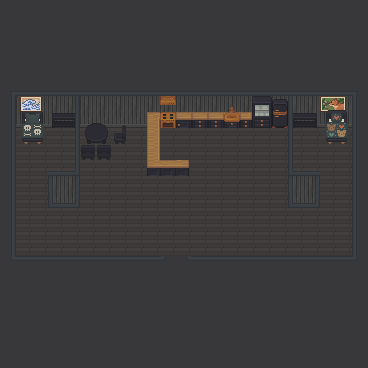

A 2D game scene composited from a Tiled map and its tileset images. What follows is a short description and the map's XML, with every tile layer's data as written:
An orthogonal 23x23 tile map with 16x16 px tiles, 4 tile layers (Bottom Layer, Ledge Layer, Collision Layer, Top Layer) and 2 objects.

<map version="1.10" tiledversion="1.10.2" orientation="orthogonal" renderorder="right-down" width="23" height="23" tilewidth="16" tileheight="16" infinite="0" nextlayerid="6" nextobjectid="5">
 <editorsettings>
  <export target="../../config/Noah-Carson-House.json" format="json" />
 </editorsettings>
 <tileset firstgid="1" source="globals.tsx" />
 <layer id="1" name="Bottom Layer" width="23" height="23">
  <data encoding="csv">
8657,8657,8657,8657,8657,8657,8657,8657,8657,8657,8657,8657,8657,8657,8657,8657,8657,8657,8657,8657,8657,8657,8657,
8657,8657,8657,8657,8657,8657,8657,8657,8657,8657,8657,8657,8657,8657,8657,8657,8657,8657,8657,8657,8657,8657,8657,
8657,8657,8657,8657,8657,8657,8657,8657,8657,8657,8657,8657,8657,8657,8657,8657,8657,8657,8657,8657,8657,8657,8657,
8657,8657,8657,8657,8657,8657,8657,8657,8657,8657,8657,8657,8657,8657,8657,8657,8657,8657,8657,8657,8657,8657,8657,
8657,8657,8657,8657,8657,8657,8657,8657,8657,8657,8657,8657,8657,8657,8657,8657,8657,8657,8657,8657,8657,8657,8657,
8657,8657,8657,8657,8657,8657,8657,8657,8657,8657,8657,8657,8657,8657,8657,8657,8657,8657,8657,8657,8657,8657,8657,
8657,12977,12977,12977,12977,12977,12977,12977,12977,12977,12977,12977,12977,12977,12977,12977,12977,12977,12977,12977,12977,12977,8657,
8657,13247,13247,13247,13247,13247,13247,13247,13247,13247,13247,13247,13247,13247,13247,13247,13247,13247,13247,13247,13247,13247,8657,
8657,18911,18911,18911,18911,18911,18911,18911,18911,18911,18911,18911,18911,18911,18911,18911,18911,18911,18911,18911,18911,18911,8657,
8657,18911,18911,18911,18911,18911,18911,18911,18911,18911,18911,18911,18911,18911,18911,18911,18911,18911,18911,18911,18911,18911,8657,
8657,18911,18911,18911,18911,18911,18911,18911,18911,18911,18911,18911,18911,18911,18911,18911,18911,18911,18911,18911,18911,18911,8657,
8657,18911,18911,12977,12977,18911,18911,18911,18911,18911,18911,18911,18911,18911,18911,18911,18911,18911,12977,12977,18911,18911,8657,
8657,18911,18911,13247,13247,18911,18911,18911,18911,18911,18911,18911,18911,18911,18911,18911,18911,18911,13247,13247,18911,18911,8657,
8657,18911,18911,18911,18911,18911,18911,18911,18911,18911,18911,18911,18911,18911,18911,18911,18911,18911,18911,18911,18911,18911,8657,
8657,18911,18911,18911,18911,18911,18911,18911,18911,18911,18911,18911,18911,18911,18911,18911,18911,18911,18911,18911,18911,18911,8657,
8657,18911,18911,18911,18911,18911,18911,18911,18911,18911,18911,18911,18911,18911,18911,18911,18911,18911,18911,18911,18911,18911,8657,
8657,8657,8657,8657,8657,8657,8657,8657,8657,8657,8657,8657,8657,8657,8657,8657,8657,8657,8657,8657,8657,8657,8657,
8657,8657,8657,8657,8657,8657,8657,8657,8657,8657,8657,8657,8657,8657,8657,8657,8657,8657,8657,8657,8657,8657,8657,
8657,8657,8657,8657,8657,8657,8657,8657,8657,8657,8657,8657,8657,8657,8657,8657,8657,8657,8657,8657,8657,8657,8657,
8657,8657,8657,8657,8657,8657,8657,8657,8657,8657,8657,8657,8657,8657,8657,8657,8657,8657,8657,8657,8657,8657,8657,
8657,8657,8657,8657,8657,8657,8657,8657,8657,8657,8657,8657,8657,8657,8657,8657,8657,8657,8657,8657,8657,8657,8657,
8657,8657,8657,8657,8657,8657,8657,8657,8657,8657,8657,8657,8657,8657,8657,8657,8657,8657,8657,8657,8657,8657,8657,
8657,8657,8657,8657,8657,8657,8657,8657,8657,8657,8657,8657,8657,8657,8657,8657,8657,8657,8657,8657,8657,8657,8657
</data>
 </layer>
 <layer id="2" name="Ledge Layer" width="23" height="23" locked="1">
  <data encoding="csv">
0,0,0,0,0,0,0,0,0,0,0,0,0,0,0,0,0,0,0,0,0,0,0,
0,0,0,0,0,0,0,0,0,0,0,0,0,0,0,0,0,0,0,0,0,0,0,
0,0,0,0,0,0,0,0,0,0,0,0,0,0,0,0,0,0,0,0,0,0,0,
0,0,0,0,0,0,0,0,0,0,0,0,0,0,0,0,0,0,0,0,0,0,0,
0,0,0,0,0,0,0,0,0,0,0,0,0,0,0,0,0,0,0,0,0,0,0,
0,0,0,0,0,0,0,0,0,0,0,0,0,0,0,0,0,0,0,0,0,0,0,
0,20362,20363,0,0,0,0,0,0,0,0,0,0,0,23264,23265,23266,23268,0,0,19289,19290,0,
0,55629,55630,0,28944,0,0,0,0,0,0,0,0,0,0,0,0,0,28943,0,55629,55630,0,
0,55899,55900,0,0,0,0,0,0,0,0,0,0,0,0,0,0,0,0,0,55899,55900,0,
0,0,0,0,0,0,0,0,0,0,0,0,0,0,0,0,0,0,0,0,0,0,0,
0,0,0,0,0,0,0,0,0,0,0,0,0,0,0,0,0,0,0,0,0,0,0,
0,0,0,11346,11347,0,0,0,0,0,0,0,0,0,0,0,0,0,0,0,0,0,0,
0,0,0,11611,11612,0,0,0,0,0,0,0,0,0,0,0,0,0,11611,11612,0,0,0,
0,0,0,0,0,0,0,0,0,0,0,0,0,0,0,0,0,0,0,0,0,0,0,
0,0,0,0,0,0,0,0,0,0,0,0,0,0,0,0,0,0,0,0,0,0,0,
0,0,0,0,0,0,0,0,0,0,0,0,0,0,0,0,0,0,0,0,0,0,0,
0,0,0,0,0,0,0,0,0,0,0,0,0,0,0,0,0,0,0,0,0,0,0,
0,0,0,0,0,0,0,0,0,0,0,0,0,0,0,0,0,0,0,0,0,0,0,
0,0,0,0,0,0,0,0,0,0,0,0,0,0,0,0,0,0,0,0,0,0,0,
0,0,0,0,0,0,0,0,0,0,0,0,0,0,0,0,0,0,0,0,0,0,0,
0,0,0,0,0,0,0,0,0,0,0,0,0,0,0,0,0,0,0,0,0,0,0,
0,0,0,0,0,0,0,0,0,0,0,0,0,0,0,0,0,0,0,0,0,0,0,
0,0,0,0,0,0,0,0,0,0,0,0,0,0,0,0,0,0,0,0,0,0,0
</data>
 </layer>
 <layer id="3" name="Collision Layer" width="23" height="23">
  <data encoding="csv">
0,0,0,0,0,0,0,0,0,0,0,0,0,0,0,0,0,0,0,0,0,0,0,
0,0,0,0,0,0,0,0,0,0,0,0,0,0,0,0,0,0,0,0,0,0,0,
0,0,0,0,0,0,0,0,0,0,0,0,0,0,0,0,0,0,0,0,0,0,0,
0,0,0,0,0,0,0,0,0,0,0,0,0,0,0,0,0,0,0,0,0,0,0,
0,0,0,0,0,0,0,0,0,0,0,0,0,0,0,0,0,0,0,0,0,0,0,
11073,11074,11074,11074,11074,11074,11074,11074,11074,11074,11074,11074,11074,11074,11074,11074,11074,11074,11074,11074,11074,11074,11075,
11343,0,0,0,0,0,0,0,0,0,0,0,0,0,0,0,0,0,0,0,55359,55360,11345,
11343,52755,52756,28943,11343,27605,27606,23040,0,23006,23531,23532,23533,23533,23534,23535,23536,23538,11345,28944,52731,52732,11345,
11343,53025,53026,0,11343,27875,27876,23310,0,23278,0,0,0,0,0,0,0,0,11345,0,53001,53002,11345,
11343,0,0,0,11343,23311,23311,0,0,23278,0,0,0,0,0,0,0,0,11345,0,0,0,11345,
11343,0,0,0,11612,0,0,0,0,23548,23549,23550,0,0,0,0,0,0,11611,0,0,0,11345,
11343,0,0,0,0,0,0,0,0,0,0,0,0,0,0,0,0,0,11346,11347,0,0,11345,
11343,0,0,0,0,0,0,0,0,0,0,0,0,0,0,0,0,0,0,0,0,0,11345,
11343,0,0,0,0,0,0,0,0,0,0,0,0,0,0,0,0,0,0,0,0,0,11345,
11343,0,0,0,0,0,0,0,0,0,0,0,0,0,0,0,0,0,0,0,0,0,11345,
11343,0,0,0,0,0,0,0,0,0,0,0,0,0,0,0,0,0,0,0,0,0,11345,
11613,11614,11614,11614,11614,11614,11614,11614,11614,11614,8657,8657,11614,11614,11614,11614,11614,11614,11614,11614,11614,11614,11615,
0,0,0,0,0,0,0,0,0,0,0,0,0,0,0,0,0,0,0,0,0,0,0,
0,0,0,0,0,0,0,0,0,0,0,0,0,0,0,0,0,0,0,0,0,0,0,
0,0,0,0,0,0,0,0,0,0,0,0,0,0,0,0,0,0,0,0,0,0,0,
0,0,0,0,0,0,0,0,0,0,0,0,0,0,0,0,0,0,0,0,0,0,0,
0,0,0,0,0,0,0,0,0,0,0,0,0,0,0,0,0,0,0,0,0,0,0,
0,0,0,0,0,0,0,0,0,0,0,0,0,0,0,0,0,0,0,0,0,0,0
</data>
 </layer>
 <objectgroup id="4" name="Furniture">
  <object id="1" gid="20047" x="238.563" y="118.813" width="16" height="16" />
  <object id="3" gid="19507" x="150.727" y="164.909" width="16" height="16" />
 </objectgroup>
 <layer id="5" name="Top Layer" width="23" height="23">
  <data encoding="csv">
0,0,0,0,0,0,0,0,0,0,0,0,0,0,0,0,0,0,0,0,0,0,0,
0,0,0,0,0,0,0,0,0,0,0,0,0,0,0,0,0,0,0,0,0,0,0,
0,0,0,0,0,0,0,0,0,0,0,0,0,0,0,0,0,0,0,0,0,0,0,
0,0,0,0,0,0,0,0,0,0,0,0,0,0,0,0,0,0,0,0,0,0,0,
0,0,0,0,0,0,0,0,0,0,0,0,0,0,0,0,0,0,0,0,0,0,0,
0,0,0,0,0,0,0,0,0,0,0,0,0,0,0,0,0,0,0,0,0,0,0,
0,0,0,0,11343,0,0,0,0,0,23262,0,0,0,0,0,0,0,11345,0,0,0,0,
0,0,0,0,0,0,0,0,0,0,0,0,0,0,0,0,0,0,0,0,0,0,0,
0,0,0,0,0,0,0,0,0,0,0,0,0,0,0,0,0,0,0,0,0,0,0,
0,0,0,0,0,0,0,0,0,0,0,0,0,0,0,0,0,0,0,0,0,0,0,
0,0,0,11074,0,0,0,0,0,0,0,0,0,0,0,0,0,0,0,11074,0,0,0,
0,0,0,0,0,0,0,0,0,0,0,0,0,0,0,0,0,0,0,0,0,0,0,
0,0,0,0,0,0,0,0,0,0,0,0,0,0,0,0,0,0,0,0,0,0,0,
0,0,0,0,0,0,0,0,0,0,0,0,0,0,0,0,0,0,0,0,0,0,0,
0,0,0,0,0,0,0,0,0,0,0,0,0,0,0,0,0,0,0,0,0,0,0,
0,0,0,0,0,0,0,0,0,0,0,0,0,0,0,0,0,0,0,0,0,0,0,
0,0,0,0,0,0,0,0,0,0,11615,11613,0,0,0,0,0,0,0,0,0,0,0,
0,0,0,0,0,0,0,0,0,0,0,0,0,0,0,0,0,0,0,0,0,0,0,
0,0,0,0,0,0,0,0,0,0,0,0,0,0,0,0,0,0,0,0,0,0,0,
0,0,0,0,0,0,0,0,0,0,0,0,0,0,0,0,0,0,0,0,0,0,0,
0,0,0,0,0,0,0,0,0,0,0,0,0,0,0,0,0,0,0,0,0,0,0,
0,0,0,0,0,0,0,0,0,0,0,0,0,0,0,0,0,0,0,0,0,0,0,
0,0,0,0,0,0,0,0,0,0,0,0,0,0,0,0,0,0,0,0,0,0,0
</data>
 </layer>
</map>
